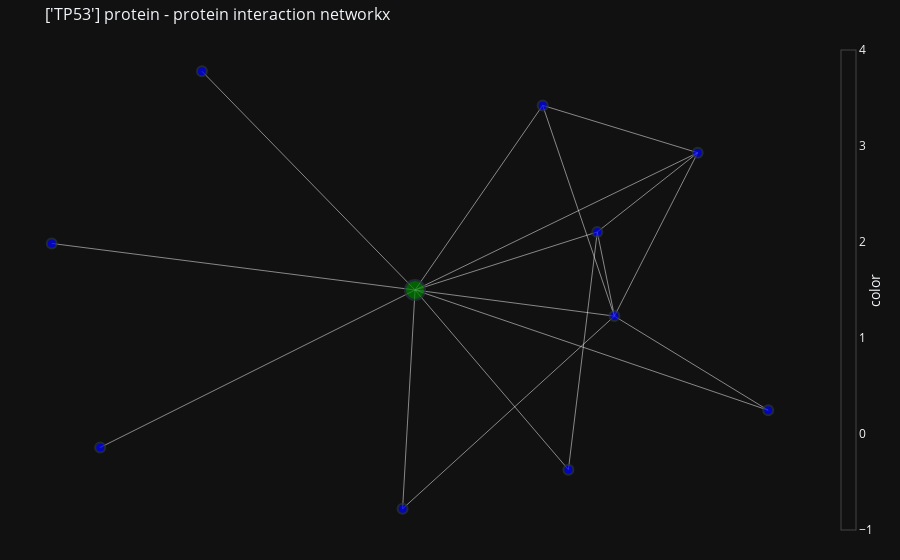

Notebook source saved alongside this figure:
### Code cell
fig = visualize_network(G, color_by = 'color', size_by = 'color', title = "{} protein - protein interaction networkx".format(protein_list), layout = "spring_layout")#color = None Problem

### Figure 1 — Plotly figure (JSON) as saved in the notebook; plotly's stock layout.template omitted (floating-point values rounded to 4 significant figures)
{"data": [{"hoverinfo": "text", "line": {"color": "white", "width": 0.5}, "mode": "lines", "text": ["Edge SIRT1 - EP300", "Edge SIRT1 - TP53", "Edge EP300 - DDX5", "Edge EP300 - MDM2", "Edge EP300 - CREBBP", "Edge EP300 - CDK2", "Edge EP300 - TP53", "Edge TP53 - AURKA", "Edge TP53 - DDX5", "Edge TP53 - UBE3A", "Edge TP53 - RPA1", "Edge TP53 - MDM2", "Edge TP53 - BARD1", "Edge TP53 - CREBBP", "Edge TP53 - CDK2", "Edge RPA1 - CDK2", "Edge CDK2 - CREBBP", "Edge MDM2 - CREBBP"], "type": "scatter", "x": [0.7949, 0.4095, null, 0.7949, -0.0899, null, 0.4095, -0.1211, null, 0.4095, 0.2298, null, 0.4095, 0.6182, null, 0.4095, 0.3667, null, 0.4095, -0.0899, null, -0.0899, -1, null, -0.0899, -0.1211, null, -0.0899, -0.6238, null, -0.0899, 0.2943, null, -0.0899, 0.2298, null, -0.0899, -0.8787, null, -0.0899, 0.6182, null, -0.0899, 0.3667, null, 0.2943, 0.3667, null, 0.3667, 0.6182, null, 0.2298, 0.6182, null], "y": [-0.3893, -0.07078, null, -0.3893, 0.01748, null, -0.07078, -0.7224, null, -0.07078, 0.6419, null, -0.07078, 0.4819, null, -0.07078, 0.2139, null, -0.07078, 0.01748, null, 0.01748, 0.175, null, 0.01748, -0.7224, null, 0.01748, 0.7574, null, 0.01748, -0.5901, null, 0.01748, 0.6419, null, 0.01748, -0.5152, null, 0.01748, 0.4819, null, 0.01748, 0.2139, null, -0.5901, 0.2139, null, 0.2139, 0.4819, null, 0.6419, 0.4819, null]}, {"hoverinfo": "name+text", "marker": {"color": ["blue", "blue", "green", "blue", "blue", "blue", "blue", "blue", "blue", "blue", "blue"], "colorbar": {"thickness": 15, "title": {"side": "right", "text": "color"}, "xanchor": "left"}, "colorscale": [[0, "rgb(247,251,255)"], [0.125, "rgb(222,235,247)"], [0.25, "rgb(198,219,239)"], [0.375, "rgb(158,202,225)"], [0.5, "rgb(107,174,214)"], [0.625, "rgb(66,146,198)"], [0.75, "rgb(33,113,181)"], [0.875, "rgb(8,81,156)"], [1, "rgb(8,48,107)"]], "line": {"width": 2}, "reversescale": true, "showscale": true, "size": [10, 10, 20, 10, 10, 10, 10, 10, 10, 10, 10]}, "mode": "markers", "text": ["Node: SIRT1\n\ncolor: blue\npos: [ 0.79492454 -0.38926793]\n", "Node: EP300\n\ncolor: blue\npos: [ 0.40953594 -0.07078074]\n", "Node: TP53\n\ncolor: green\npos: [-0.08989519  0.01748173]\n", "Node: AURKA\n\ncolor: blue\npos: [-1.          0.17501918]\n", "Node: DDX5\n\ncolor: blue\npos: [-0.12108662 -0.72237821]\n", "Node: UBE3A\n\ncolor: blue\npos: [-0.62379073  0.75744058]\n", "Node: RPA1\n\ncolor: blue\npos: [ 0.29428192 -0.59007956]\n", "Node: CDK2\n\ncolor: blue\npos: [0.36665393 0.2139016 ]\n", "Node: MDM2\n\ncolor: blue\npos: [0.22984048 0.64192222]\n", "Node: CREBBP\n\ncolor: blue\npos: [0.61821657 0.48191446]\n", "Node: BARD1\n\ncolor: blue\npos: [-0.87868086 -0.51517333]\n"], "type": "scatter", "x": [0.7949, 0.4095, -0.0899, -1, -0.1211, -0.6238, 0.2943, 0.3667, 0.2298, 0.6182, -0.8787], "y": [-0.3893, -0.07078, 0.01748, 0.175, -0.7224, 0.7574, -0.5901, 0.2139, 0.6419, 0.4819, -0.5152]}], "layout": {"autosize": true, "hovermode": "closest", "margin": {"b": 20, "l": 5, "r": 5, "t": 40}, "showlegend": false, "title": {"font": {"size": 16}, "text": "['TP53'] protein - protein interaction networkx"}, "xaxis": {"autorange": true, "range": [-1.112, 0.907], "showgrid": false, "showticklabels": false, "type": "linear", "zeroline": false}, "yaxis": {"autorange": true, "range": [-0.8445, 0.8796], "showgrid": false, "showticklabels": false, "type": "linear", "zeroline": false}}}
